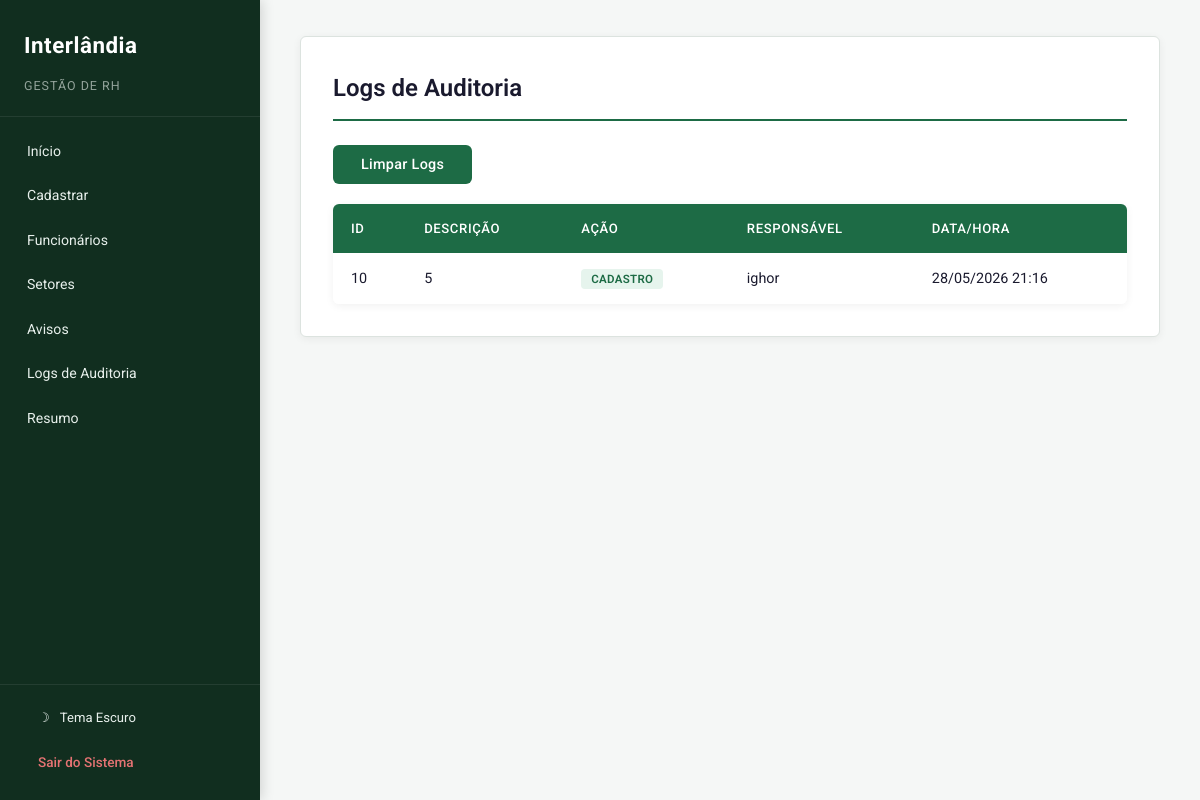
The app's page /logs (signed in), older data.
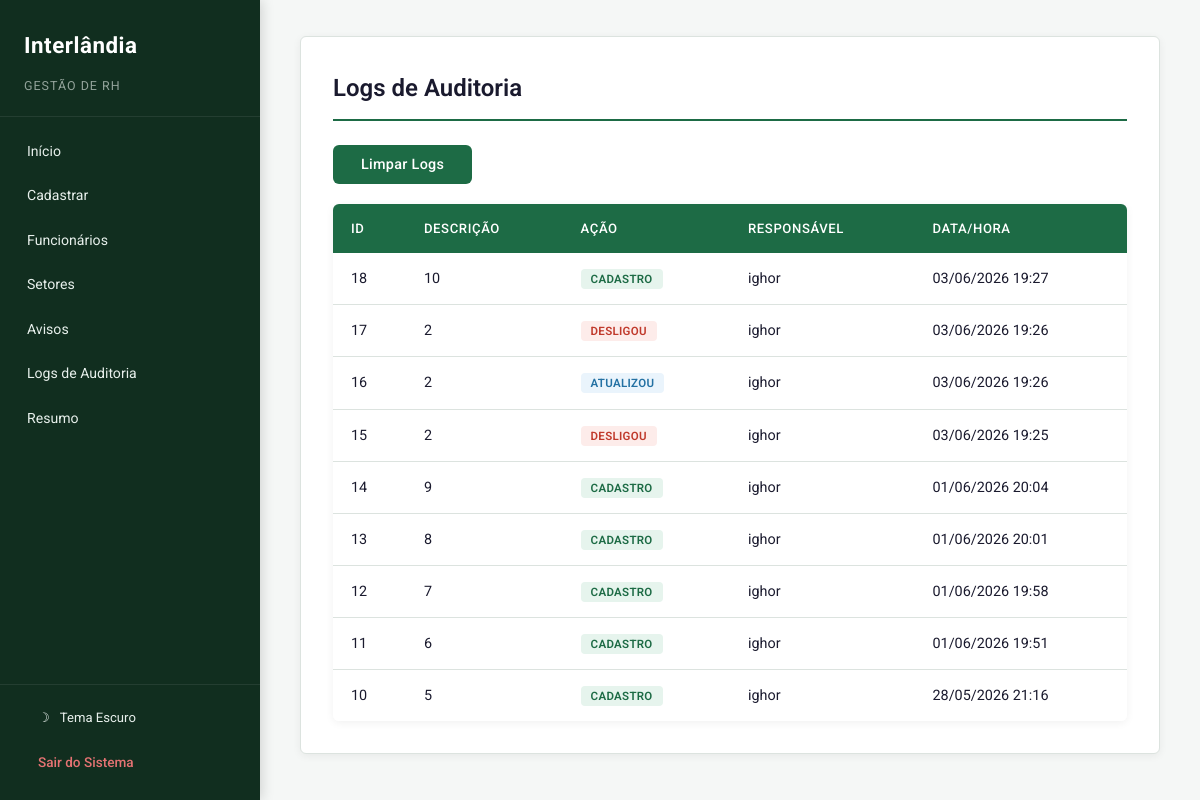
The same page, newer data.
### tables this page shows
CREATE TABLE logs (
        id INTEGER PRIMARY KEY AUTOINCREMENT,
        funcionario_id INTEGER,
        acao TEXT,
        responsavel TEXT,
        data TEXT
    );

### main.py (the view)
@app.route("/logs")
def logs():
    if "user" not in session:
        return redirect("/")
    conn = get_db()
    cursor = conn.cursor()
    cursor.execute("SELECT * FROM logs ORDER BY id DESC")
    lista_logs = cursor.fetchall()
    conn.close()
    return render_template("logs.html", logs=lista_logs)

### main.py (called while the page is built)
def get_db():
    conn = sqlite3.connect(DATABASE)
    conn.row_factory = sqlite3.Row
    return conn

### templates/logs.html
{% extends 'base.html' %}
{% block conteudo %}
<h2>Logs de Auditoria</h2>
<div style="margin-bottom: 20px;">
    <form action="/limpar_logs" method="POST" style="display:inline;" onsubmit="return confirmarAcao('Tem certeza que deseja limpar todos os registros de auditoria?')">
        <button type="submit" class="btn btn-del">Limpar Logs</button>
    </form>
</div>
{% if logs %}
<table>
    <thead>
        <tr>
            <th>ID</th>
            <th>Descri&#231;&#227;o</th>
            <th>A&#231;&#227;o</th>
            <th>Respons&#225;vel</th>
            <th>Data/Hora</th>
        </tr>
    </thead>
    <tbody>
        {% for l in logs %}
        <tr>
            <td>{{ l[0] }}</td>
            <td>{{ l[1] }}</td>
            <td>
                <span class="log-action
                    {%- if 'CADASTRO' in l[2] %} log-cadastro
                    {%- elif 'ATUALIZOU' in l[2] %} log-atualizou
                    {%- elif 'CRIOU' in l[2] %} log-cadastro
                    {%- elif 'EXCLUIU' in l[2] %} log-desligou
                    {%- elif 'DESLIGOU' in l[2] %} log-desligou
                    {%- elif 'PUBLICOU' in l[2] %} log-atualizou
                    {%- elif 'EXPORTOU' in l[2] %} log-atualizou
                    {%- else %} log-atualizou{% endif %}">
                    {{ l[2] }}
                </span>
            </td>
            <td>{{ l[3] }}</td>
            <td>{{ l[4] }}</td>
        </tr>
        {% endfor %}
    </tbody>
</table>
{% else %}
<p class="empty-state">Nenhum registro de auditoria encontrado.</p>
{% endif %}
{% endblock %}

Row changes from the older to the newer data that the page shows:
added logs: id "18", funcionario "10", acao "CADASTRO", responsavel "ighor", data "03/06/2026 19:27"
added logs: id "17", funcionario "2", acao "DESLIGOU", responsavel "ighor", data "03/06/2026 19:26"
added logs: id "16", funcionario "2", acao "ATUALIZOU", responsavel "ighor", data "03/06/2026 19:26"
added logs: id "15", funcionario "2", acao "DESLIGOU", responsavel "ighor", data "03/06/2026 19:25"
added logs: id "14", funcionario "9", acao "CADASTRO", responsavel "ighor", data "01/06/2026 20:04"
added logs: id "13", funcionario "8", acao "CADASTRO", responsavel "ighor", data "01/06/2026 20:01"
added logs: id "12", funcionario "7", acao "CADASTRO", responsavel "ighor", data "01/06/2026 19:58"
added logs: id "11", funcionario "6", acao "CADASTRO", responsavel "ighor", data "01/06/2026 19:51"
